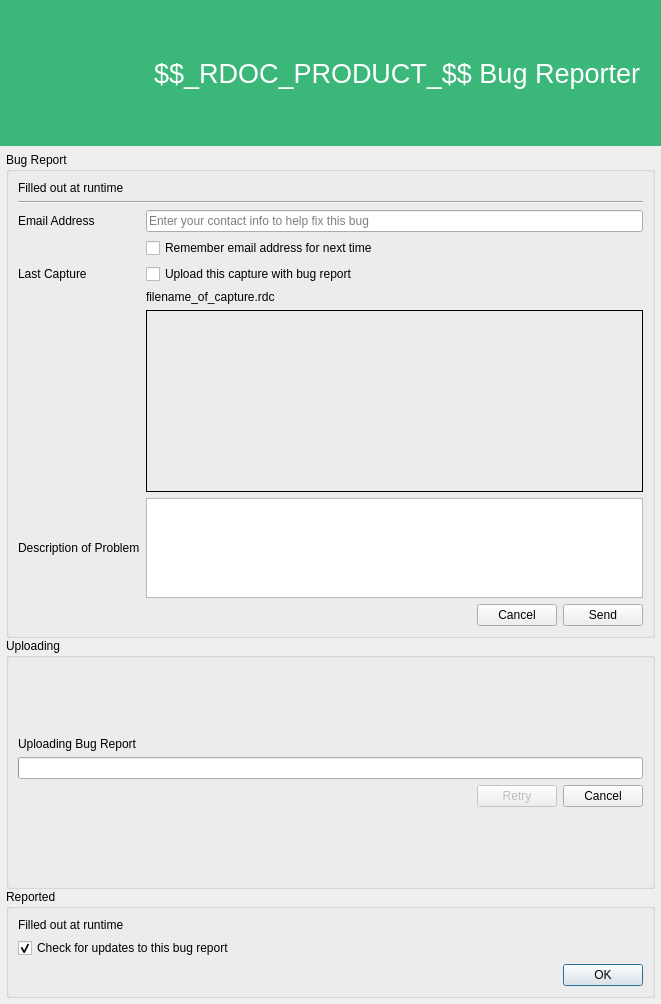
<?xml version="1.0" encoding="UTF-8"?>
<ui version="4.0">
 <class>CrashDialog</class>
 <widget class="QDialog" name="CrashDialog">
  <property name="windowModality">
   <enum>Qt::ApplicationModal</enum>
  </property>
  <property name="geometry">
   <rect>
    <x>0</x>
    <y>0</y>
    <width>593</width>
    <height>1004</height>
   </rect>
  </property>
  <property name="sizePolicy">
   <sizepolicy hsizetype="Fixed" vsizetype="Fixed">
    <horstretch>0</horstretch>
    <verstretch>0</verstretch>
   </sizepolicy>
  </property>
  <property name="windowTitle">
   <string>$$_RDOC_PRODUCT_$$ Bug Reporter</string>
  </property>
  <layout class="QVBoxLayout" name="verticalLayout_4">
   <property name="spacing">
    <number>0</number>
   </property>
   <property name="leftMargin">
    <number>0</number>
   </property>
   <property name="topMargin">
    <number>0</number>
   </property>
   <property name="rightMargin">
    <number>0</number>
   </property>
   <property name="bottomMargin">
    <number>0</number>
   </property>
   <item>
    <widget class="QFrame" name="frame">
     <property name="sizePolicy">
      <sizepolicy hsizetype="Preferred" vsizetype="Minimum">
       <horstretch>0</horstretch>
       <verstretch>0</verstretch>
      </sizepolicy>
     </property>
     <property name="palette">
      <palette>
       <active>
        <colorrole role="WindowText">
         <brush brushstyle="SolidPattern">
          <color alpha="255">
           <red>255</red>
           <green>255</green>
           <blue>255</blue>
          </color>
         </brush>
        </colorrole>
        <colorrole role="Base">
         <brush brushstyle="SolidPattern">
          <color alpha="255">
           <red>255</red>
           <green>255</green>
           <blue>255</blue>
          </color>
         </brush>
        </colorrole>
        <colorrole role="Window">
         <brush brushstyle="SolidPattern">
          <color alpha="255">
           <red>59</red>
           <green>183</green>
           <blue>121</blue>
          </color>
         </brush>
        </colorrole>
       </active>
       <inactive>
        <colorrole role="WindowText">
         <brush brushstyle="SolidPattern">
          <color alpha="255">
           <red>255</red>
           <green>255</green>
           <blue>255</blue>
          </color>
         </brush>
        </colorrole>
        <colorrole role="Base">
         <brush brushstyle="SolidPattern">
          <color alpha="255">
           <red>255</red>
           <green>255</green>
           <blue>255</blue>
          </color>
         </brush>
        </colorrole>
        <colorrole role="Window">
         <brush brushstyle="SolidPattern">
          <color alpha="255">
           <red>59</red>
           <green>183</green>
           <blue>121</blue>
          </color>
         </brush>
        </colorrole>
       </inactive>
       <disabled>
        <colorrole role="WindowText">
         <brush brushstyle="SolidPattern">
          <color alpha="255">
           <red>106</red>
           <green>104</green>
           <blue>100</blue>
          </color>
         </brush>
        </colorrole>
        <colorrole role="Base">
         <brush brushstyle="SolidPattern">
          <color alpha="255">
           <red>59</red>
           <green>183</green>
           <blue>121</blue>
          </color>
         </brush>
        </colorrole>
        <colorrole role="Window">
         <brush brushstyle="SolidPattern">
          <color alpha="255">
           <red>59</red>
           <green>183</green>
           <blue>121</blue>
          </color>
         </brush>
        </colorrole>
       </disabled>
      </palette>
     </property>
     <property name="autoFillBackground">
      <bool>true</bool>
     </property>
     <layout class="QHBoxLayout" name="horizontalLayout">
      <property name="leftMargin">
       <number>20</number>
      </property>
      <property name="rightMargin">
       <number>20</number>
      </property>
      <item>
       <widget class="RDLabel" name="rdocLogo">
        <property name="sizePolicy">
         <sizepolicy hsizetype="Fixed" vsizetype="Fixed">
          <horstretch>0</horstretch>
          <verstretch>0</verstretch>
         </sizepolicy>
        </property>
        <property name="minimumSize">
         <size>
          <width>128</width>
          <height>128</height>
         </size>
        </property>
        <property name="maximumSize">
         <size>
          <width>128</width>
          <height>128</height>
         </size>
        </property>
        <property name="text">
         <string/>
        </property>
        <property name="pixmap">
         <pixmap resource="../../Resources/resources.qrc">:/logo.svg</pixmap>
        </property>
        <property name="scaledContents">
         <bool>true</bool>
        </property>
       </widget>
      </item>
      <item>
       <widget class="QLabel" name="rdocName">
        <property name="sizePolicy">
         <sizepolicy hsizetype="Preferred" vsizetype="Minimum">
          <horstretch>0</horstretch>
          <verstretch>0</verstretch>
         </sizepolicy>
        </property>
        <property name="palette">
         <palette>
          <active/>
          <inactive/>
          <disabled/>
         </palette>
        </property>
        <property name="font">
         <font>
          <pointsize>20</pointsize>
         </font>
        </property>
        <property name="text">
         <string>$$_RDOC_PRODUCT_$$ Bug Reporter</string>
        </property>
       </widget>
      </item>
     </layout>
    </widget>
   </item>
   <item>
    <layout class="QVBoxLayout" name="verticalLayout_3">
     <property name="spacing">
      <number>0</number>
     </property>
     <property name="leftMargin">
      <number>6</number>
     </property>
     <property name="topMargin">
      <number>6</number>
     </property>
     <property name="rightMargin">
      <number>6</number>
     </property>
     <property name="bottomMargin">
      <number>6</number>
     </property>
     <item>
      <widget class="QGroupBox" name="reportGroup">
       <property name="title">
        <string>Bug Report</string>
       </property>
       <layout class="QGridLayout" name="gridLayout">
        <item row="0" column="0" colspan="2">
         <widget class="QLabel" name="reportText">
          <property name="text">
           <string notr="true">Filled out at runtime</string>
          </property>
          <property name="alignment">
           <set>Qt::AlignLeading|Qt::AlignLeft|Qt::AlignTop</set>
          </property>
          <property name="wordWrap">
           <bool>true</bool>
          </property>
          <property name="openExternalLinks">
           <bool>true</bool>
          </property>
         </widget>
        </item>
        <item row="1" column="0" colspan="2">
         <widget class="Line" name="line">
          <property name="orientation">
           <enum>Qt::Horizontal</enum>
          </property>
         </widget>
        </item>
        <item row="3" column="0">
         <widget class="QLabel" name="addressLabel">
          <property name="text">
           <string>Email Address</string>
          </property>
         </widget>
        </item>
        <item row="3" column="1">
         <widget class="QLineEdit" name="email">
          <property name="placeholderText">
           <string>Enter your contact info to help fix this bug</string>
          </property>
         </widget>
        </item>
        <item row="4" column="1">
         <widget class="QCheckBox" name="rememberEmail">
          <property name="text">
           <string>Remember email address for next time</string>
          </property>
         </widget>
        </item>
        <item row="5" column="0">
         <widget class="QLabel" name="captureLabel">
          <property name="text">
           <string>Last Capture</string>
          </property>
         </widget>
        </item>
        <item row="5" column="1">
         <widget class="QCheckBox" name="captureUpload">
          <property name="text">
           <string>Upload this capture with bug report</string>
          </property>
         </widget>
        </item>
        <item row="6" column="1">
         <widget class="QLabel" name="captureFilename">
          <property name="text">
           <string>filename_of_capture.rdc</string>
          </property>
         </widget>
        </item>
        <item row="7" column="1">
         <widget class="QFrame" name="capturePreviewFrame">
          <property name="frameShape">
           <enum>QFrame::Box</enum>
          </property>
          <layout class="QHBoxLayout" name="horizontalLayout_3">
           <property name="spacing">
            <number>0</number>
           </property>
           <property name="leftMargin">
            <number>0</number>
           </property>
           <property name="topMargin">
            <number>0</number>
           </property>
           <property name="rightMargin">
            <number>0</number>
           </property>
           <property name="bottomMargin">
            <number>0</number>
           </property>
           <item>
            <widget class="RDLabel" name="capturePreview">
             <property name="sizePolicy">
              <sizepolicy hsizetype="Fixed" vsizetype="Fixed">
               <horstretch>0</horstretch>
               <verstretch>0</verstretch>
              </sizepolicy>
             </property>
             <property name="minimumSize">
              <size>
               <width>320</width>
               <height>180</height>
              </size>
             </property>
             <property name="maximumSize">
              <size>
               <width>320</width>
               <height>180</height>
              </size>
             </property>
             <property name="scaledContents">
              <bool>true</bool>
             </property>
            </widget>
           </item>
          </layout>
         </widget>
        </item>
        <item row="8" column="0">
         <widget class="QLabel" name="descriptionLabel">
          <property name="text">
           <string>Description of Problem</string>
          </property>
          <property name="wordWrap">
           <bool>true</bool>
          </property>
         </widget>
        </item>
        <item row="8" column="1">
         <widget class="QTextEdit" name="description">
          <property name="sizePolicy">
           <sizepolicy hsizetype="Expanding" vsizetype="Fixed">
            <horstretch>0</horstretch>
            <verstretch>0</verstretch>
           </sizepolicy>
          </property>
          <property name="minimumSize">
           <size>
            <width>0</width>
            <height>100</height>
           </size>
          </property>
          <property name="maximumSize">
           <size>
            <width>16777215</width>
            <height>100</height>
           </size>
          </property>
         </widget>
        </item>
        <item row="9" column="1">
         <widget class="QFrame" name="frame_2">
          <layout class="QHBoxLayout" name="horizontalLayout_2">
           <property name="leftMargin">
            <number>0</number>
           </property>
           <property name="topMargin">
            <number>0</number>
           </property>
           <property name="rightMargin">
            <number>0</number>
           </property>
           <property name="bottomMargin">
            <number>0</number>
           </property>
           <item>
            <spacer name="horizontalSpacer_2">
             <property name="orientation">
              <enum>Qt::Horizontal</enum>
             </property>
             <property name="sizeHint" stdset="0">
              <size>
               <width>40</width>
               <height>20</height>
              </size>
             </property>
            </spacer>
           </item>
           <item>
            <widget class="QPushButton" name="cancel">
             <property name="text">
              <string>Cancel</string>
             </property>
            </widget>
           </item>
           <item>
            <widget class="QPushButton" name="send">
             <property name="text">
              <string>Send</string>
             </property>
            </widget>
           </item>
          </layout>
         </widget>
        </item>
       </layout>
      </widget>
     </item>
     <item>
      <widget class="QGroupBox" name="uploadingGroup">
       <property name="title">
        <string>Uploading</string>
       </property>
       <layout class="QVBoxLayout" name="verticalLayout">
        <item>
         <spacer name="verticalSpacer">
          <property name="orientation">
           <enum>Qt::Vertical</enum>
          </property>
          <property name="sizeHint" stdset="0">
           <size>
            <width>20</width>
            <height>40</height>
           </size>
          </property>
         </spacer>
        </item>
        <item>
         <widget class="QLabel" name="progressText">
          <property name="text">
           <string>Uploading Bug Report</string>
          </property>
          <property name="wordWrap">
           <bool>true</bool>
          </property>
         </widget>
        </item>
        <item>
         <widget class="QProgressBar" name="progressBar"/>
        </item>
        <item>
         <layout class="QHBoxLayout" name="uploadButtonLayout">
          <item>
           <spacer name="horizontalSpacer">
            <property name="orientation">
             <enum>Qt::Horizontal</enum>
            </property>
            <property name="sizeHint" stdset="0">
             <size>
              <width>40</width>
              <height>20</height>
             </size>
            </property>
           </spacer>
          </item>
          <item>
           <widget class="QPushButton" name="uploadRetry">
            <property name="enabled">
             <bool>false</bool>
            </property>
            <property name="text">
             <string>Retry</string>
            </property>
           </widget>
          </item>
          <item>
           <widget class="QPushButton" name="uploadCancel">
            <property name="text">
             <string>Cancel</string>
            </property>
           </widget>
          </item>
         </layout>
        </item>
        <item>
         <spacer name="verticalSpacer_2">
          <property name="orientation">
           <enum>Qt::Vertical</enum>
          </property>
          <property name="sizeHint" stdset="0">
           <size>
            <width>20</width>
            <height>40</height>
           </size>
          </property>
         </spacer>
        </item>
       </layout>
      </widget>
     </item>
     <item>
      <widget class="QGroupBox" name="reportedGroup">
       <property name="title">
        <string>Reported</string>
       </property>
       <layout class="QVBoxLayout" name="verticalLayout_2">
        <item>
         <widget class="QLabel" name="finishedText">
          <property name="text">
           <string notr="true">Filled out at runtime</string>
          </property>
          <property name="alignment">
           <set>Qt::AlignLeading|Qt::AlignLeft|Qt::AlignTop</set>
          </property>
          <property name="wordWrap">
           <bool>true</bool>
          </property>
          <property name="openExternalLinks">
           <bool>true</bool>
          </property>
         </widget>
        </item>
        <item>
         <widget class="QCheckBox" name="checkUpdates">
          <property name="text">
           <string>Check for updates to this bug report</string>
          </property>
          <property name="checked">
           <bool>true</bool>
          </property>
         </widget>
        </item>
        <item>
         <widget class="QDialogButtonBox" name="buttonBox">
          <property name="standardButtons">
           <set>QDialogButtonBox::Ok</set>
          </property>
         </widget>
        </item>
       </layout>
      </widget>
     </item>
    </layout>
   </item>
  </layout>
 </widget>
 <customwidgets>
  <customwidget>
   <class>RDLabel</class>
   <extends>QLabel</extends>
   <header>Widgets/Extended/RDLabel.h</header>
  </customwidget>
 </customwidgets>
 <resources>
  <include location="../../Resources/resources.qrc"/>
 </resources>
 <connections/>
</ui>
